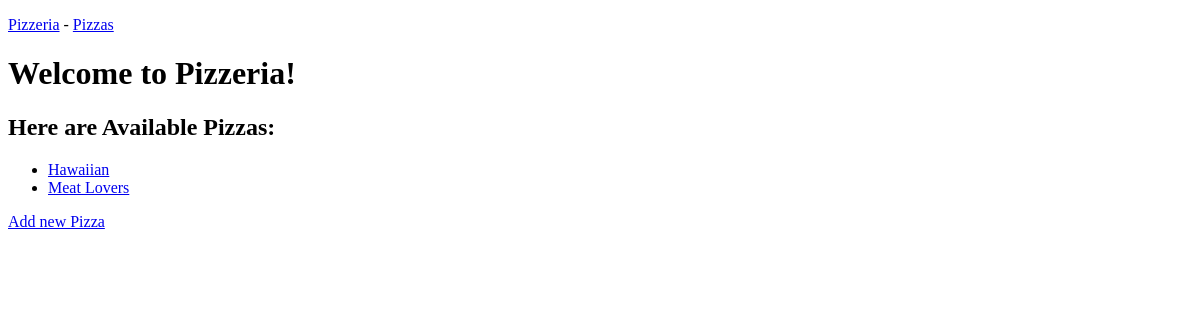
/pizzas/, run on an earlier commit of the app's database.
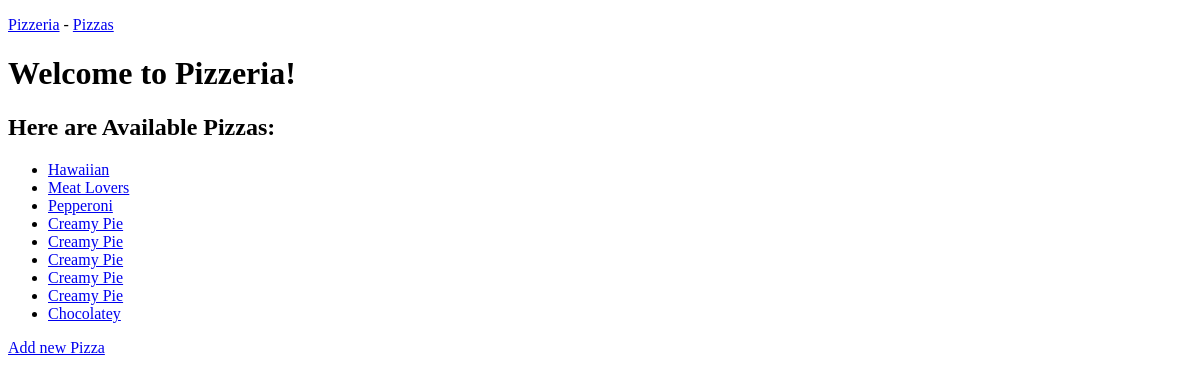
And on a later commit of the database.
### pizzeria_app/models.py (models this page shows)
class Pizza(models.Model):
    name = models.CharField(max_length=50)
    date_added = models.DateTimeField(auto_now_add=True)
    def __str__(self):
        return self.name

### pizzeria_app/views.py (the view)
# urls.py: path('pizzas/', pizzas, name="pizzas"),
def pizzas(request, *args, **kwargs):
    pizza = Pizza.objects.order_by('date_added')
    context = {'pizza': pizza}
    return render(request, "pizzas.html", context)

### templates/pizzas.html
    {% extends 'base.html' %}
    {% block content %}
    <h2>Here are Available Pizzas:</h2>
    <ul>
        {% for pizza_type in pizza %}
        <li>
            <a href="{% url 'pizza_toppings' pizza_type.id %}">{{ pizza_type }}</a>
        </li>
        {% empty %}
        <li>No Pizza ia available at the moment</li>
        {% endfor %}
    </ul>
    <p><a href="{% url 'new_pizza' %}">Add new Pizza</a></p>
    {% endblock content %}

### templates/base.html (shortened to what this page needs)
<!DOCTYPE html>
<html lang="en">
<head>
</head>
<body>
    <p>
        <a href="{% url 'homepage' %}">Pizzeria</a> - <a href="{% url 'pizzas' %}">Pizzas</a>
    </p>
    <h1>Welcome to Pizzeria!</h1>
    {% block content %}
    {% endblock content %}
</body>
</html>

What changed in the data, as far as the page shows it:
added Pizza: name "Pepperoni"
added Pizza: name "Creamy Pie"
added Pizza: name "Creamy Pie"
added Pizza: name "Creamy Pie"
added Pizza: name "Creamy Pie"
added Pizza: name "Creamy Pie"
added Pizza: name "Chocolatey"
